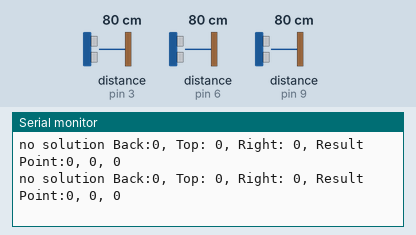
Bench run of a sketch on a simulated Arduino Uno, built with avr-gcc and run on an emulated ATmega328P. Shown: the last lines printed to the serial monitor. The inputs (shaded band) are chosen by the test bench; at power-on: distance to the obstacle (sensors on pin 3, pin 6, pin 9) 80 cm. The echo pulse lasts 58.3 µs per cm.

Above: at 1.2 s.
1.3 s: distance to the obstacle (sensor on pin 3) set to 2 cm
At 2.1 s:
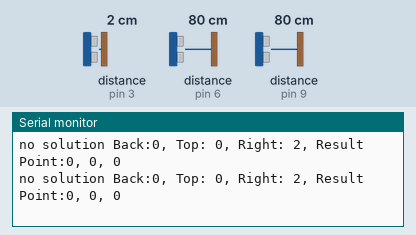
4.3 s: distance to the obstacle (sensor on pin 6) set to 2 cm
At 5.0 s:
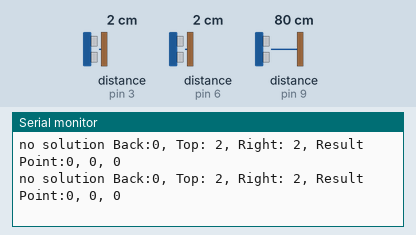
5.8 s: distance to the obstacle (sensor on pin 9) set to 4 cm
At 6.5 s:
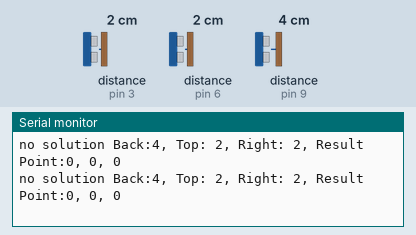
8.8 s: distance to the obstacle (sensor on pin 3) set to 4 cm
At 9.4 s:
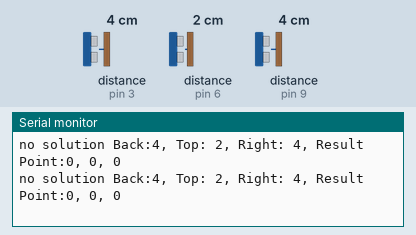
10.3 s: distance to the obstacle (sensor on pin 9) set to 2 cm
At 11.2 s:
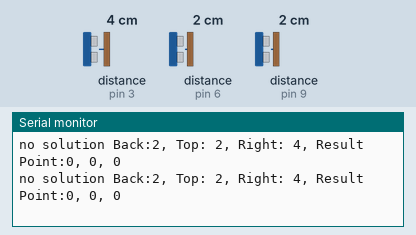
13.3 s: distance to the obstacle (sensor on pin 6) set to 4 cm
Timing chart, 0 to 13.9 s (numbered marks = the images above; inputs shaded):
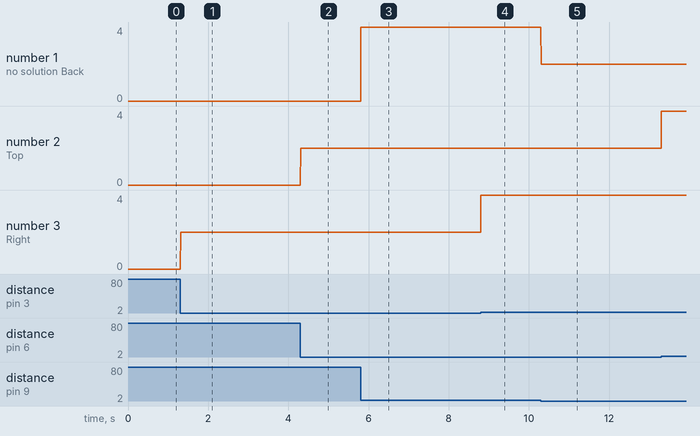

The sketch:

ArduinoV4.ino
```cpp
#include <NewPing.h>
#include <Wire.h>
int arr[3];

struct Vector3{

  int x ;
  int y ;
  int z ;
}BackSensor,TopSensor,RightSensor,Result;

//Sensor At Back
#define BACK_ECHO_PIN 9
#define BACK_TRIG_PIN 8

//Sensor At Top
#define TOP_ECHO_PIN 6
#define TOP_TRIG_PIN 5

//Sensor At Right
#define RIGHT_ECHO_PIN 3
#define RIGHT_TRIG_PIN 2

#define MAX_DISTANCE 49

NewPing sonar1(BACK_TRIG_PIN,BACK_ECHO_PIN,MAX_DISTANCE);
NewPing sonar2(TOP_TRIG_PIN,TOP_ECHO_PIN,MAX_DISTANCE);
NewPing sonar3(RIGHT_TRIG_PIN,RIGHT_ECHO_PIN,MAX_DISTANCE);


void setup() {

  Serial.begin(2000000);

  BackSensor.x = 37;
  BackSensor.y = 0;
  BackSensor.z = 13;

  TopSensor.x = 37;
  TopSensor.y = 37;
  TopSensor.z = 50;

  RightSensor.x = 0;
  RightSensor.y = 37;
  RightSensor.z = 13;
}

void loop() {
  unsigned int uS1 = sonar1.ping_cm();
  unsigned int uS2 = sonar2.ping_cm();
  unsigned int uS3 = sonar3.ping_cm();

  float L[3];


  if(uS1 > 0)
    L[0] = uS1;
  if(uS2 > 0)
    L[1] = uS2;
  if(uS3 > 0)
    L[2] = uS3;

  trilaterate2(L);


  Serial.print(" Back:");
  Serial.print(uS1);
  Serial.print(", Top: ");
  Serial.print(uS2);
  Serial.print(", Right: ");
  Serial.print(uS3);
  Serial.print(", Result Point:");
  Serial.print(Result.x);
  Serial.print(", ");
  Serial.print(Result.y);
  Serial.print(", ");
  Serial.print(Result.z);
  Serial.print("\n");

  Serial.write(Result);

}


void trilaterate2(float *L)
    {
        //caluculate coords in plane of stations
        double LB1 = sqrt((TopSensor.x - BackSensor.x) * (TopSensor.x - BackSensor.x) + (TopSensor.y - BackSensor.y) * (TopSensor.y - BackSensor.y) + (TopSensor.z - BackSensor.z) * (TopSensor.z - BackSensor.z));
        double LB2 = sqrt((RightSensor.x - TopSensor.x) * (RightSensor.x - TopSensor.x) + (RightSensor.y - TopSensor.y) * (RightSensor.y - TopSensor.y) + (RightSensor.z - TopSensor.z) * (RightSensor.z - TopSensor.z));
        double LB3 = sqrt((BackSensor.x - RightSensor.x) * (BackSensor.x - RightSensor.x) + (BackSensor.y - RightSensor.y) * (BackSensor.y - RightSensor.y) + (BackSensor.z - RightSensor.z) * (BackSensor.z - RightSensor.z));

        double X = (L[0] * L[0] - L[1] * L[1] + LB1 * LB1) / (2 * LB1);
        double C1 = sqrt(L[0] * L[0] - X * X);

        if (L[0] * L[0] - X * X < 0) { Serial.print("no solution"); }

        double XB = (LB3 * LB3 - LB2 * LB2 + LB1 * LB1) / (2 * LB1);

        if (LB3 * LB3 - XB * XB < 0) { Serial.print("no solution"); }

        double CB = sqrt(LB3 * LB3 - XB * XB);

        if (C1 * C1 + (XB - X) * (XB - X) < 0) { Serial.print("no solution"); }

        double D1 = sqrt(C1 * C1 + (XB - X) * (XB - X));
        double Y = (D1 * D1 - L[2] * L[2] + CB * CB) / (2 * CB);

        if (C1 * C1 - Y * Y < 0) { Serial.print("no solution"); }

        double Z = sqrt(C1 * C1 - Y * Y);

        //Now transform X,Y,Z to x,y,z
        //Find the unit vectors in X,Y,Z
        double Xx = (TopSensor.x - BackSensor.x);
        double Xy = (TopSensor.y - BackSensor.y);
        double Xz = (TopSensor.z - BackSensor.z);
        double Xl = sqrt(Xx * Xx + Xy * Xy + Xz * Xz);
        Xx = Xx / Xl;
        Xy = Xy / Xl;
        Xz = Xz / Xl;

        double t = -((BackSensor.x - RightSensor.x) * (TopSensor.x - BackSensor.x) + (BackSensor.y - RightSensor.y) * (TopSensor.y - BackSensor.y) + (BackSensor.z - RightSensor.z) * (TopSensor.z - BackSensor.z)) / (LB1 * LB1);
        double Yx = (BackSensor.x + (TopSensor.x - BackSensor.x) * t - RightSensor.x);
        double Yy = (BackSensor.y + (TopSensor.y - BackSensor.y) * t - RightSensor.y);
        double Yz = (BackSensor.z + (TopSensor.z - BackSensor.z) * t - RightSensor.z);
        double Yl = sqrt(Yx * Yx + Yy * Yy + Yz * Yz);
        Yx = -(Yx / Yl);
        Yy = -(Yy / Yl);
        Yz = -(Yz / Yl);

        double Zx = (Xy * Yz - Xz * Yy);
        double Zy = (Xz * Yx - Xx * Yz);
        double Zz = (Xx * Yy - Xy * Yx);

        //document.write(' Zx='+Zx.toFixed(5)+' Zy='+Zy.toFixed(5)+' Zz='+Zz.toFixed(5)+'<br>')

        double x = (BackSensor.x + X * Xx + Y * Yx + Z * Zx);
        double y = (BackSensor.y + X * Xy + Y * Yy + Z * Zy);
        double z = (BackSensor.z + X * Xz + Y * Yz + Z * Zz);

        x = (BackSensor.x + X * Xx + Y * Yx - Z * Zx);
        y = (BackSensor.y + X * Xy + Y * Yy - Z * Zy);
        z = (BackSensor.z + X * Xz + Y * Yz - Z * Zz);

        Result.x = x;
        Result.y = y;
        Result.z = z;

    }
```

Measured:
- after the input at 1.3 s, the serial monitor: prints a new line at once (image 1)
- after the input at 4.3 s, the serial monitor: prints a new line at once (image 2)
- after the input at 5.8 s, the serial monitor: prints a new line at once (image 3)
- after the input at 8.8 s, the serial monitor: prints a new line at once (image 4)
- after the input at 10.3 s, the serial monitor: prints a new line at once (image 5)
- plotted number 1: 0 → 4 after the input at 5.8 s
- plotted number 3: 0 → 2 after the input at 1.3 s
